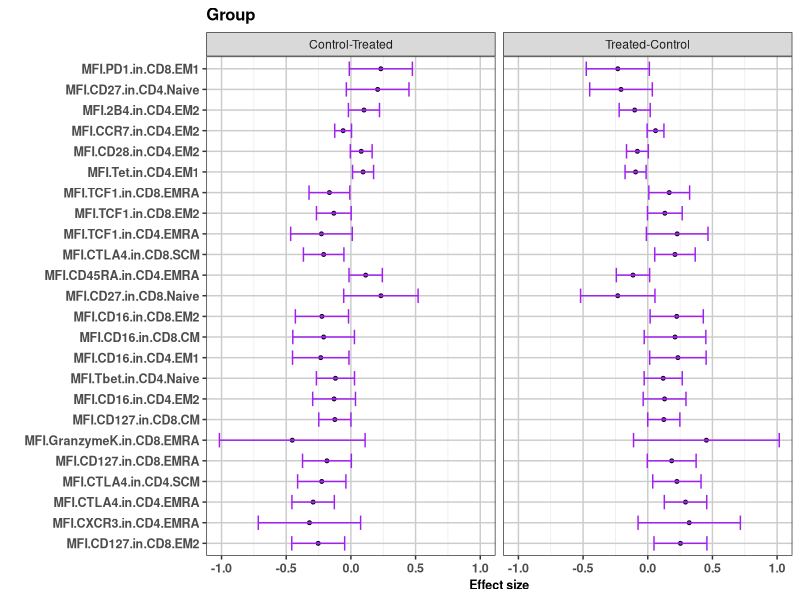
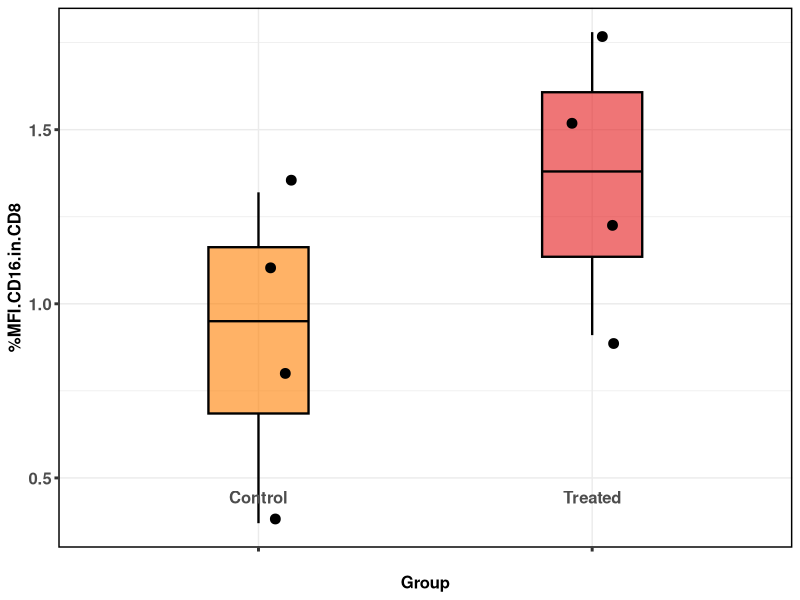
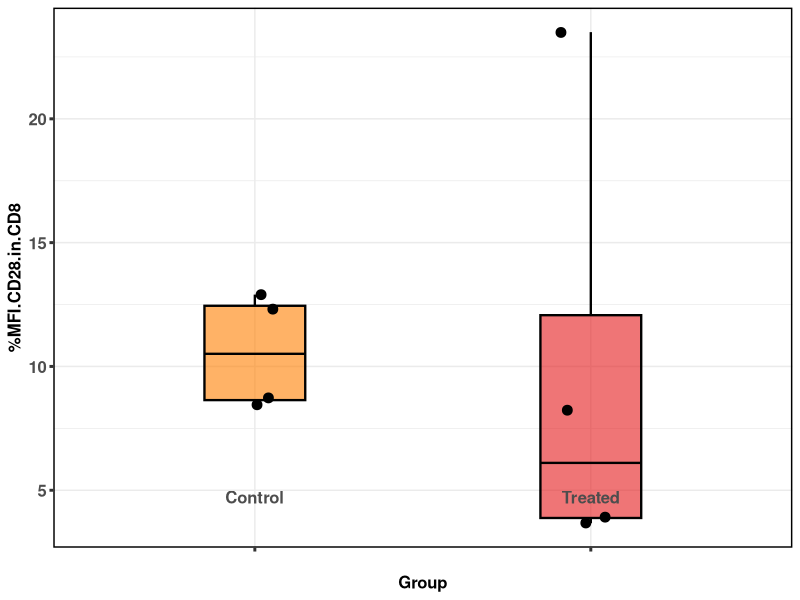
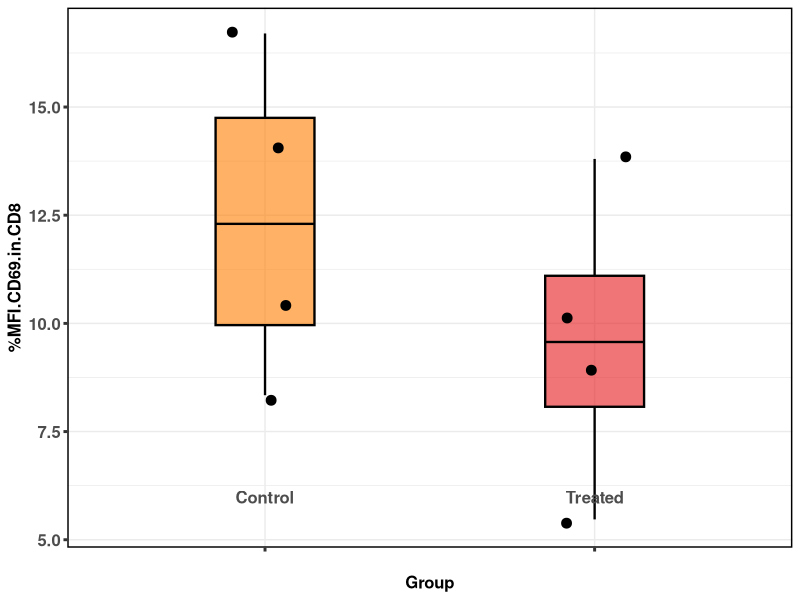
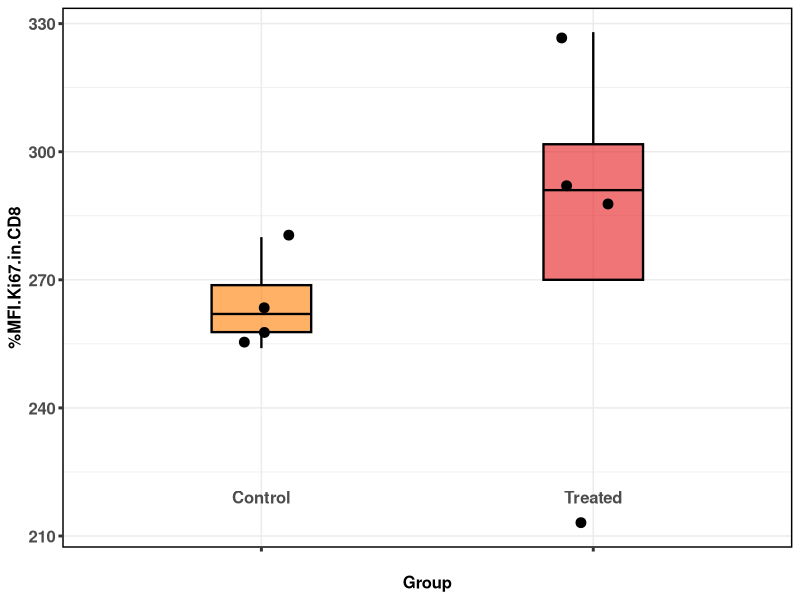
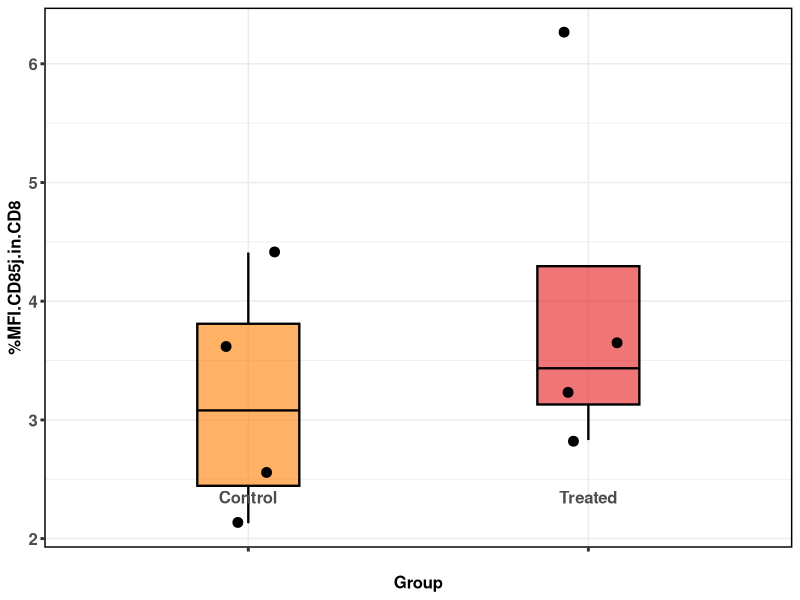
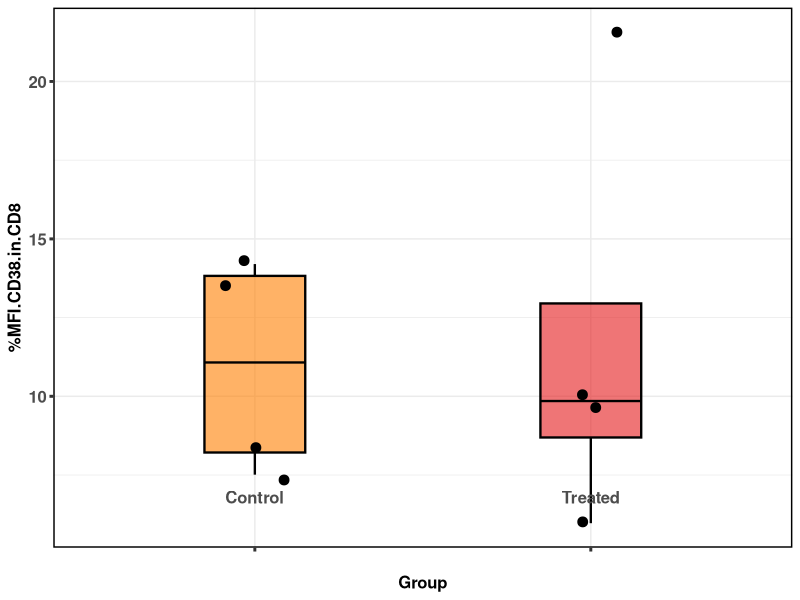
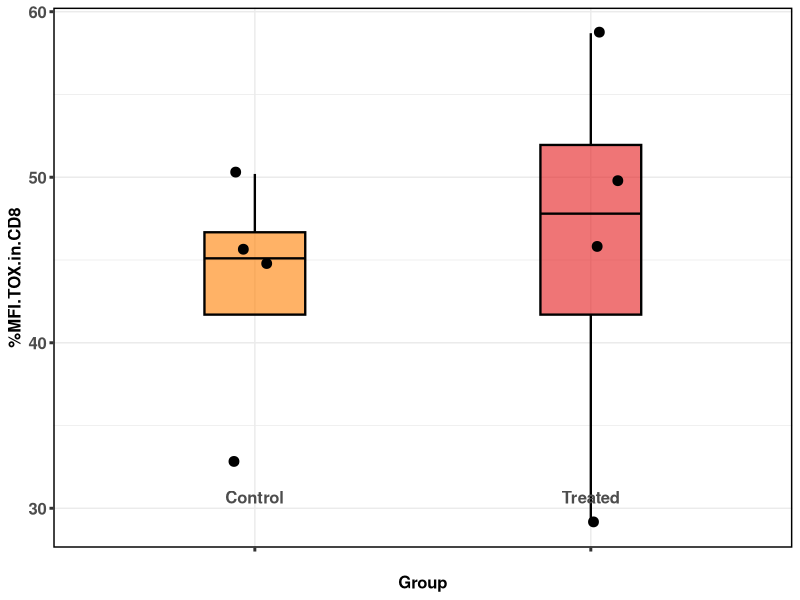

These figures' R source, in order: (Note: this script raises an error after producing the figures.)
## This script has been created by Cécile Alanio in the Wherry lab (version April 2019)
## It is inspired by scripts developed by Jacob Bergstedt, at Lund University, Sweden in 2016, in the context of the Milieu Interieur project

## The purpose of this script is to perform multiple regression analysis on datas extracted from FlowJo analysis of CyTOF-normalized fcs files

## For a matter of clarity, we provide here with an example where we do want to investigate the association of CMV serology with CyTOF-generated immunophenotypes
## For this, we import normalized fcs files into the FlowJo_T.wspt template provided as supplementary
## After carefully reviewing the gates as indicated in the text, we export the pre-defined table as a .csv file, and call it here in the script

## The steps described below will allow us to run a multiple linear regression analysis, where (i) CMV serology is the treatment (= predictor = potentially having an effect), 
## (ii) CyTOF is the response (the imprint), (iii) age, gender, tabac, BMI and batch variables are included as covariates
## This is meant to answer the question of ?? can we detect any association of CMV serostatus with T cells in circulation? ?? 

## For ease of organization, we recommend creating a CyTOF Folder with 4 subsequent subfolders: 
# CyTOF_Normalized_Files
# CyTOF_Tables
# CyTOF_Subset_Files
# CyTOF_cytofkit
# CyTOF_plots

#### Set wd and useful packages ---------------------------------------------------------------
setwd(".")
library(dplyr)
library(rio)
library(ggplot2)
library(RColorBrewer)
library(stringr)
library(scales)

brewer.set <- "Set1"
brewer.colours.CMV <- brewer_pal(palette = brewer.set)(5)[c(5,1)]
font_family="Helvetica"

#### Set up 4 Functions: CreateModelList, GetLmNames, FitLinearModels2, SelectSignificantTests, and PlotResult --------
CreateModelList <- function(models.2.fit, controls){
  CreateModelSubList <- function(models.2.fit, controls){
    lapply(1:nrow(models.2.fit), function(i) list(model = c(models.2.fit[i, -1]), 
                                                  treatments = models.2.fit[i, "treatment"],
                                                  response = models.2.fit[i, "response"]))
  }
  controls <- c("Control")
  models.2.fit <- as.matrix(models.2.fit)
  models.2.fit <- CreateModelSubList(models.2.fit, controls)
}


GetLmNames <- function(frame){
  levels.4.frame <- lapply(frame, levels)
  Reduce(c, lapply(names(levels.4.frame), function(x) paste0(x, levels.4.frame[[x]][-1])))
}

FitLinearModels2 <- function(model.list, variable.frame){
  FitSpecifiedModel <- function(model, variable.frame){
    treatments.lm.names <- GetLmNames(variable.frame[model$treatments])
    data_in<-data.frame(y = variable.frame[[model$response]], variable.frame[model$model])
    
    fit_level<-function(ref_group,model,data_in){
      
      lm_Res<-data.frame(summary(lm(y ~ relevel(Group,ref=ref_group) ,data = data_in ,
                                    singular.ok = FALSE, na.action = na.omit))$coefficients[-c(1),,drop = FALSE])
      lm_Res$Comp_group<-rownames(lm_Res)
      lm_Res$Comp_group <- gsub("relevel(Group, ref = ref_group)", "",lm_Res$Comp_group)
      data.frame(response = model$response, treatment = model$treatments,Ref_group=ref_group,lm_Res , row.names = NULL)
    }
    groups<-as.character(unique(data_in$Group))
    result.frame <- as.data.frame(Reduce(rbind, lapply(groups, fit_level,model=model, data_in=data_in)))
  }
  result.frame <- as.data.frame(Reduce(rbind, lapply(model.list, FitSpecifiedModel, variable.frame = variable.frame)))
  names(result.frame)[4:7] <- c("estimate", "se", "t", "p")
  result.frame$fdr <- p.adjust(result.frame$p, method = "fdr" )
  result.frame
}

# here in sign.levels, you can set the threshold for significance = threshold/2, ie here 0.025 means a threshold at P=0.05
SelectSignificantTests <- function(inference.results, sign.measure = "p", sign.level = 0.025){
  is.significant <- inference.results[,sign.measure] <= sign.level*2
  number.of.significant.tests <- sum(is.significant)
  alpha <- number.of.significant.tests/nrow(inference.results)*sign.level/2
  prob.thresh <- qnorm(1-alpha)
  sign.effects <- inference.results[is.significant,]
  sign.effects.plot.frame <- data.frame(sign.effects[,c("treatment", "response", "Ref_group","Comp_group")], 
                                        mean = sign.effects$estimate,
                                        lower = sign.effects$estimate-prob.thresh*sign.effects$se,
                                        higher = sign.effects$estimate+prob.thresh*sign.effects$se, stringsAsFactors = FALSE)
  sign.effects.plot.frame$legend <- factor(sign.effects.plot.frame$response)
  sign.effects.plot.frame
}

PlotResult <- function(sign.effects.plot.frame){
  path <- file.path(".", "Plots")
  ifelse(!dir.exists(path), dir.create(path), FALSE)
  sign.treatments <- unique(sign.effects.plot.frame$treatment)
  for(j in seq_along(sign.treatments)){
    sign.treatment <- sign.treatments[j]
    plt.vars <- sign.effects.plot.frame %>% filter(treatment == sign.treatment)
    plt <- ggplot(plt.vars, aes(x = reorder(legend, desc(mean)), y = mean, ymin = lower, ymax = higher))
    plt <- plt+geom_point(size = 1, shape=21, fill="purple") + geom_errorbar(width=0.7, position=position_dodge(0.05), color="purple")
    plt <- plt+coord_flip()+ggtitle(sign.treatment)
    plt <- plt+xlab("")+theme_bw() + theme(plot.title=element_text(size=12, face="bold"), panel.grid.major = element_line(colour = "gray80"), axis.text =element_text(size = font.size, face="bold"), axis.title = element_text(size =font.size, face="bold"), legend.title = element_text(size = font.size, face="bold"))
    plt <- plt+ylab("Effect size") +  guides(colour = guide_legend(title = "Significant (FDR < 0.05)"))
    plt <- plt+facet_grid(.~Comparison)
    ggsave(filename = file.path(path, paste0(sign.treatment, ".pdf")), plt, width = plot.width, height = plot.height)
  }  
}

#### Define graphical parameters ---------------------------------------------------------------
font.size=9
plot.width <- 20
plot.height <- 14

#### Upload 2 dataframes ---------------------------------------------------------------
# (i) the Demo, a table where each line is a donor identified by an ID, and in columns you will have included your "treatment" variables such as Group serostatus, as well as all other needed "Control" covariates, 
# In our example, the ID column header is coded as SUBJID, the CMV column contains information about the serostatus of the donors, Control column indicates the experiment number, and the 268 column after are the immunophenotypes
# and (ii) the "response" dataframe - here the csv file exported from FlowJo 

Demo = read.csv("Table.csv", header=TRUE, stringsAsFactors = F,row.names = 1)
#Ignore the last two rows which are the Mean and SD for each exported column from FlowJo
#make sure your treatment variables are factors
Demo = Demo[-c((nrow(Demo)),(nrow(Demo)-1)),]

#Create the group column accordingly
n1=4
Demo$Group=as.factor(c(rep("Control",n1),rep("Treated",(nrow(Demo)-n1))))

# make sure your response immunophenotypes are numeric values
Demo[,1:(ncol(Demo)-1)]  <- lapply(Demo[,1:(ncol(Demo)-1)], function(x) {
  if(is.integer(x)) as.numeric(as.character(x)) else x
})
#### Identify the treatment variables you want to explore - for example here CMV serostatus, but you may choose several ones ---------------------------------------------------------------
# you need to keep SUBJID column herein
Demo$SUBJID=rownames(Demo)
treatment = Demo %>% select(Group, SUBJID)

#### Identify the dataset with your response variables = the CyTOF-based FlowJo-exported .csv dataset, and normalize MFIs ---------------------------------------------------------------
CyTOF = Demo[,1:(ncol(Demo)-2)]
is.mfi <- grepl("^MFI.", colnames(CyTOF))
is.percentage <- grepl("^Percentage", colnames(CyTOF))
#MFI values are normalized using log10 transformation
CyTOF=cbind(CyTOF[,is.percentage],log10(CyTOF[,is.mfi]))

# you need to include SUBJID column herein
CyTOF_SUBJID = select(Demo, SUBJID)
CyTOF= bind_cols(CyTOF, CyTOF_SUBJID)

# you may want to consider an approach for imputing missing NA values
# we suggest to normalize by the mean as in below:

# count NA values in each column
sapply(CyTOF, function(x) sum(is.na(x)))
# impute NA values in each column with mean
for(i in 1:ncol(CyTOF)){
  CyTOF[is.na(CyTOF[,i]), i] <- mean(CyTOF[,i], na.rm = TRUE)
}

#### Merge your CyTOF and treatment datasets ---------------------------------------------------------------
CyTOF = semi_join(CyTOF, treatment, by="SUBJID")
# remove SUBJID
CyTOF = CyTOF %>% select(-SUBJID)

#### Isolate covariates you need as Control in the regression ---------------------------------------------------------------
cova = Demo %>% select(SUBJID, Group)
# merge your cova and treatment datasets
cova = semi_join(cova, treatment, by="SUBJID")
# remove SUBJID from both dataframes
cova = cova %>% select(-SUBJID)
treatment = treatment %>% select(-SUBJID)

#### Run the regression analysis ---------------------------------------------------------------
# Build a single processed dataframe
variable.frame <- cbind(treatment, cova, CyTOF)
# Create Model List
models.2.fit <- expand.grid(response = names(CyTOF), treatment = names(treatment), stringsAsFactors = FALSE)
model.list <- CreateModelList(models.2.fit)
# Fit Linear Models
inference.results <- FitLinearModels2(model.list, variable.frame)
inference.results$Comp_group <- gsub("\\(", "",inference.results$Comp_group)
inference.results$Comp_group <- gsub("\\)", "",inference.results$Comp_group)
inference.results$Comp_group <- gsub("relevelGroup, ref = ref_group", "",inference.results$Comp_group)
# Export the inference results on a csv file
export(inference.results, "inference_results.csv")
# SelectSignificantTests
inference.frame <- SelectSignificantTests(inference.results)
inference.frame$Comparison=paste0(inference.frame$Comp_group,"-",inference.frame$Ref_group)

# PlotResult
inference.plots <- PlotResult(inference.frame)


###### To be discussed
var=colnames(Demo)[1:ncol(Demo)]
for (variable in var) {
  a <- ggplot(data=Demo, aes(x=Group, y=get(variable), fill=Group))
  a <- a + geom_boxplot(colour="black", width=0.3, fatten=1, alpha=0.6, size=0.8, outlier.shape=NA)
  a <- a + geom_jitter(width=0.1, size=3, alpha=1)
  a <- a + scale_fill_manual(values = brewer.colours.CMV)
  a <- a + theme_bw()
  a <- a + ylab(paste0("%", variable))
  a <- a + theme(legend.title=element_blank()) 
  a <- a + theme(legend.position="none")
  a <- a + theme(axis.text=element_text(size=12, face="bold"), axis.text.x=element_text(vjust=17, size=12, face="bold"))
  a <- a + theme(panel.border = element_rect(linetype = "solid", size=1, colour = "black"))
  a <- a + theme(axis.title=element_text(size=12, face="bold"),axis.ticks=element_line(size=1))
  a
  ggsave(filename=paste0(variable, ".pdf"), plot=a, device="pdf", path=".", width=5, height=3)
}
